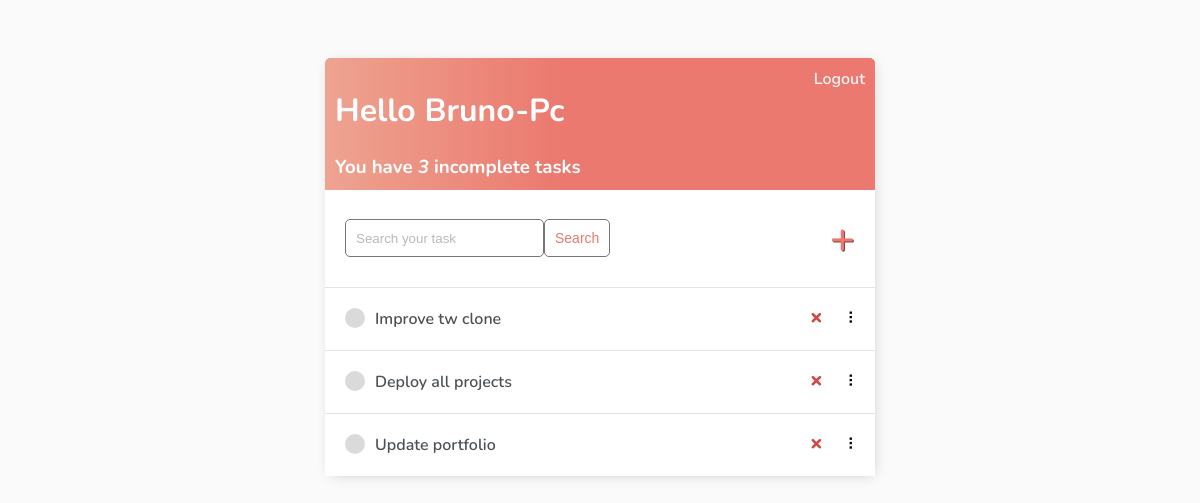
The app's page / (signed in) with its own data.
### base/models.py (models this page shows)
class Task(models.Model):
    user = models.ForeignKey(User, on_delete=models.CASCADE, null=True, blank=True)
    title = models.CharField(max_length=200, null=True, blank=True)
    description = models.TextField(null=True, blank=True)
    complete= models.BooleanField(default=False, null=True, blank=True)
    created = models.DateTimeField(auto_now_add=True)
    def __str__(self):
        return self.title
    class Meta:
        ordering = ['complete']

### base/views.py (the view)
# urls.py: path('', TaskList.as_view(), name='tasks'),
class TaskList(LoginRequiredMixin, ListView):
    model = Task
    context_object_name = 'tasks'
    def get_context_data(self, **kwargs):
        context = super().get_context_data(**kwargs)
        context['tasks'] = context['tasks'].filter(user=self.request.user)
        context['count'] = context['tasks'].filter(complete=False).count()
        search_input = self.request.GET.get('search-area') or ''
        if search_input:
            context['tasks'] = context['tasks'].filter(
                title__startswith = search_input
            )
        context['search_input'] = search_input
        return context

### base/templates/base/task_list.html (shortened to what this page needs)
{% extends 'base/main.html' %} {% block content %}
<div class="header-bar">
    <div>
        <h1>Hello {{request.user|title}}</h1>
        <h3 style="margin:0">You have <i>{{count}}</i> incomplete task{{ count|pluralize:"s" }}</h3>
    </div>
    {% if request.user.is_authenticated %}
    <a href="{% url 'logout' %}">Logout</a> {% else %}
    <a href="{% url 'login' %}">Login</a> {% endif %}
</div>
<div id="search-add-wrapper">
    <form method="GET" style="display: flex;">
        <input type='text' name='search-area' placeholder="Search your task" value="{{search_input}}">
        <input class="button" type="submit" value='Search'>
    </form>
    {% if tasks|length > 0 %}
    <a id="add-link" href="{% url 'task-create' %}">&#x2b;</a>
    {% endif %}
</div>
<div id="tasklist" class="task-items-wrapper">
    {% for task in tasks %}
    <div class="task-wrapper" data-position="{{task.pk}}">
        <div class="task-title">
            {% if task.complete %}
            <div class="task-complete-icon"></div>
            <i><s><a href="{% url 'task-update' task.id %}">{{task}}</a></s></i> {% else %}
            <div class="task-incomplete-icon"></div>
            <a href="{% url 'task-update' task.id %}">{{task}}</a> {% endif %}
        </div>
        <div class="task-controls">
            <a class="delete-link" href="{% url 'task-delete' task.id %}">&#215;</a>
            <span class="handle">&nbsp;&#10247;</span>
        </div>
    </div>
    {% empty %}
    <div style="text-align: center; padding-bottom: 10px; line-height: 1em;">
        <h3>No new tasks are created.</h3>
        <h3>Create a <a style="text-decoration: none; color: #e53935;" href="{% url 'task-create' %}">New task</a> ! </h3>
    </div>
    {% endfor %}
</div>
{% endblock content %}

### base/templates/base/main.html (style rules this page uses)
body { background-color: #FAFAFA; font-family: 'Nunito', sans-serif; padding-top: 50px; }
h1, h2, h3, h4, h5, h6, { font-family: 'Raleway', sans-serif; }
a, p { color: #4b5156 }
a { font-weight: 600; }
input { outline: none; border: none; }
.header-bar { display: flex; justify-content: space-between; color: #fff; padding: 10px; border-radius: 5px 5px 0 0; background: linear-gradient(90deg, #EEA390 0%, #EB796F 43%, #EB796F 100%); }
.header-bar a { color: rgb(247, 247, 247); text-decoration: none; }
.task-wrapper { display: flex; align-items: center; justify-content: space-between; background-color: #fff; border-top: 1px solid #dfe4ea; overflow: hidden; }
.task-title { display: flex; padding: 20px; }
.task-title a { text-decoration: none; color: #4b5156; margin-left: 10px; }
.task-incomplete-icon { height: 20px; width: 20px; background-color: rgb(218, 218, 218); border-radius: 50%; }
.delete-link { text-decoration: none; font-weight: 900; color: #cf4949; font-size: 22px; line-height: 0; padding: 20px 0px; }
.handle { display: inline-block; padding: 20px 16px; cursor: grab; user-select: none; }
.handle:after, .handle:before { display: block; content: ""; }
#add-link { color: #EB796F; text-decoration: none; font-size: 42px; text-shadow: 1px 1px #81413b; }
#search-add-wrapper { display: flex; justify-content: space-between; align-items: center; padding: 20px; }
input[type=text], input[type=password], textarea { border: 1px solid #757575; border-radius: 5px; padding: 10px; width: 90%; }
::placeholder { font-weight: 300; opacity: 0.5; }
.button { border: 1px solid #757575; background-color: #FFF; color: #EB796F; padding: 10px; font-size: 14px; border-radius: 5px; cursor: pointer; text-decoration: none; }

### records on screen
Task: title "Improve tw clone"
Task: title "Deploy all projects"
Task: title "Update portfolio"

### other values on screen
{{ request.user|title }} "Bruno-Pc"
{{ count }} "3"
